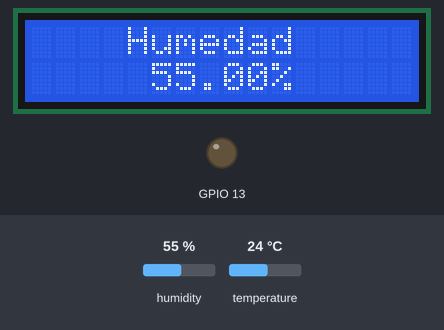
Simulated run of this sketch. Board: ESP32. Parts: 16×2 character LCD, output pins drawn as LEDs (lit = HIGH). The test bench sets the inputs (shaded band); at power-on: humidity 55 %, temperature 24 °C. WiFi joins after 1.5 s; servers stay silent unless stated; web services answer with replies made up by the test bench; what the sketch prints to the serial monitor is not drawn.

Above: at 8.9 s.
At 13.9 s:
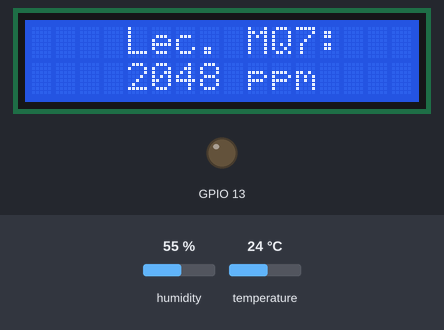
At 18.9 s:
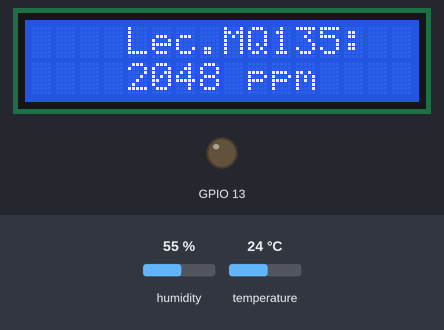
At 23.9 s:
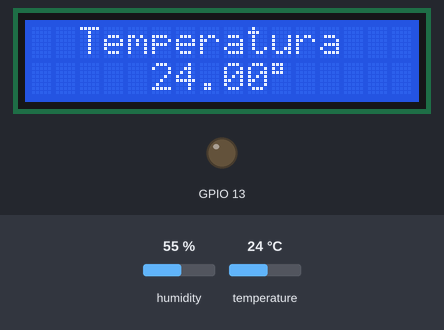

Measured:
- what the display in image 0 shows lasts 5.0 s, from 8.8 s to 13.8 s

The sketch:

ProgramaFinalEducaContAhorroBateria.ino.ino
```cpp
//-------------------------------------------------------------------------
//PROGRAMA:ProgramaFinalEducaContAhorroBateria.ino (Adafruit Huzzah ESP-32)
//Autor: Enrique Rodriguez Vela (Junio-2018)
//Descripción: Programa final EducaCont con ahorro de bateria
//------------------------------------------------------------------------

#include <WiFi.h>
const char* ssid     = "FamilyRodriguezVela";
const char* password = "Mondejar1996";
const char* host = "api.thingspeak.com";
const char* THINGSPEAK_API_KEY = "R1L31NB2UFEI83CM";
const boolean IS_METRIC = true;

// LCD Librerias
#include <Wire.h>
#include <LiquidCrystal_PCF8574.h>
LiquidCrystal_PCF8574 lcd(0x27);  // Direccion LCD 0x27
int show;

//DHT Librerias
#include <DHT.h>

#define DHTPIN A0
#define DHTTYPE DHT11
DHT dht(DHTPIN, DHTTYPE);

// MQ7
#define MQ7 A1
int valor_mq7;

// MQ135
#define MQ135 A2
int valor_mq135;


void setup() {
  Serial.begin(115200);
  Serial.println();
  Serial.print("Connecting to ");
  Serial.println(ssid);

  WiFi.begin(ssid, password);

  while (WiFi.status() != WL_CONNECTED) {
    delay(500);
    Serial.print(".");
  }

  Serial.println("");
  Serial.println("WiFi connected");
  Serial.println("IP address: ");
  Serial.println(WiFi.localIP());

  int error;
  Wire.begin();
  Wire.beginTransmission(0x27);
  Serial.println("LCD...");
  dht.begin();
  lcd.begin(16, 2);
  lcd.setBacklight(255);

  pinMode(MQ7, INPUT);
  pinMode(MQ135, INPUT);
  pinMode(13, OUTPUT);
}

void loop() {
  Serial.print("connecting to ");
  Serial.println(host);

  // Usamos WifiClient para hacer las conexiones, con el puerto 80
  WiFiClient client;
  const int httpPort = 80;
  if (!client.connect(host, httpPort)) {
    Serial.println("connection failed");
    return;
  }

  // Esperamos  para relaizar la medidas
  delay(2000);

   // Leemos los valores de los sensores
  //Serial DHT11
  float h = dht.readHumidity();
  float t = dht.readTemperature();
  Serial.println("Temperatura: ");
  Serial.println(t);
  Serial.println("Humedad: ");
  Serial.println(h);

  //Serial MQ7
  valor_mq7 = analogRead(MQ7);
  Serial.println("Valor MQ7: ");
  Serial.print(valor_mq7);
  Serial.print(" ppm");
  Serial.println("        ");

  //Serial MQ135
  valor_mq135 = analogRead(MQ135);
  Serial.println("Valor MQ135: ");
  Serial.print(valor_mq135);
  Serial.print(" ppm");
  Serial.println("        ");

  Serial.println("----------------------");
  delay(5000);

 //Comenzamos a poner los valores en el lcd
 //1º Humedad con el DHT11
  lcd.clear();
  lcd.setBacklight(255);
  lcd.setCursor(4, 0);
  lcd.print("Humedad");
  lcd.setCursor(5, 1);
  lcd.print(h);
  lcd.print("%");

  delay(5000);

//2º Lectura Sensor MQ7
  lcd.clear();
  lcd.setBacklight(255);
  lcd.setCursor(4, 0);
  lcd.print("Lec. MQ7:");
  lcd.setCursor(4, 1);
  lcd.print(valor_mq7);
  lcd.print(" ppm");

  delay(5000);

//3º Lectura Sensor MQ7
  lcd.clear();
  lcd.setBacklight(255);
  lcd.setCursor(4, 0);
  lcd.print("Lec.MQ135:");
  lcd.setCursor(4, 1);
  lcd.print(valor_mq135);
  lcd.print(" ppm");

  delay(5000);

//4º Temperatura con el DHT11
  lcd.clear();
  lcd.setBacklight(255);
  lcd.setCursor(2, 0);
  lcd.print("Temperatura");
  lcd.setCursor(5, 1);
  lcd.print(     t);
  lcd.print((char)223);
   delay(5000);

//5º Apagar LCD para ahorrar bateria
   lcd.clear();
  lcd.setBacklight(0);


  delay(5000);

  // Creamos la URL de respuesta en TingSpeak
  String url = "/update?api_key=";
  url += THINGSPEAK_API_KEY;
  url += "&field1=";
  url += String(t);
  url += "&field2=";
  url += String(h);
  url += "&field3=";
  url += String(valor_mq7);
  url += "&field4=";
  url += String(valor_mq135);

  Serial.print("Requesting URL: ");
  Serial.println(url);

  // Esto enviara la respuesta al servidor
  client.print(String("GET ") + url + " HTTP/1.1\r\n" +
               "Host: " + host + "\r\n" +
               "Connection: close\r\n\r\n");
  delay(10);
  while (!client.available()) {
    delay(100);
    Serial.print(".");
  }
  while (client.available()) {
    String line = client.readStringUntil('\r');
    Serial.print(line);
  }

  // Añadimos un retraso para limtitar el número de escrituras en Thinhspeak
  int duracionDelay = 600; //En segundos
  for (int i = 0; i < duracionDelay; i ++) { //Esto es debido a que el máximo que el Arduino puede procesar con precisión es 5000ms o 5 segundos
    delay (1000);
  }

} // End Programa
```
